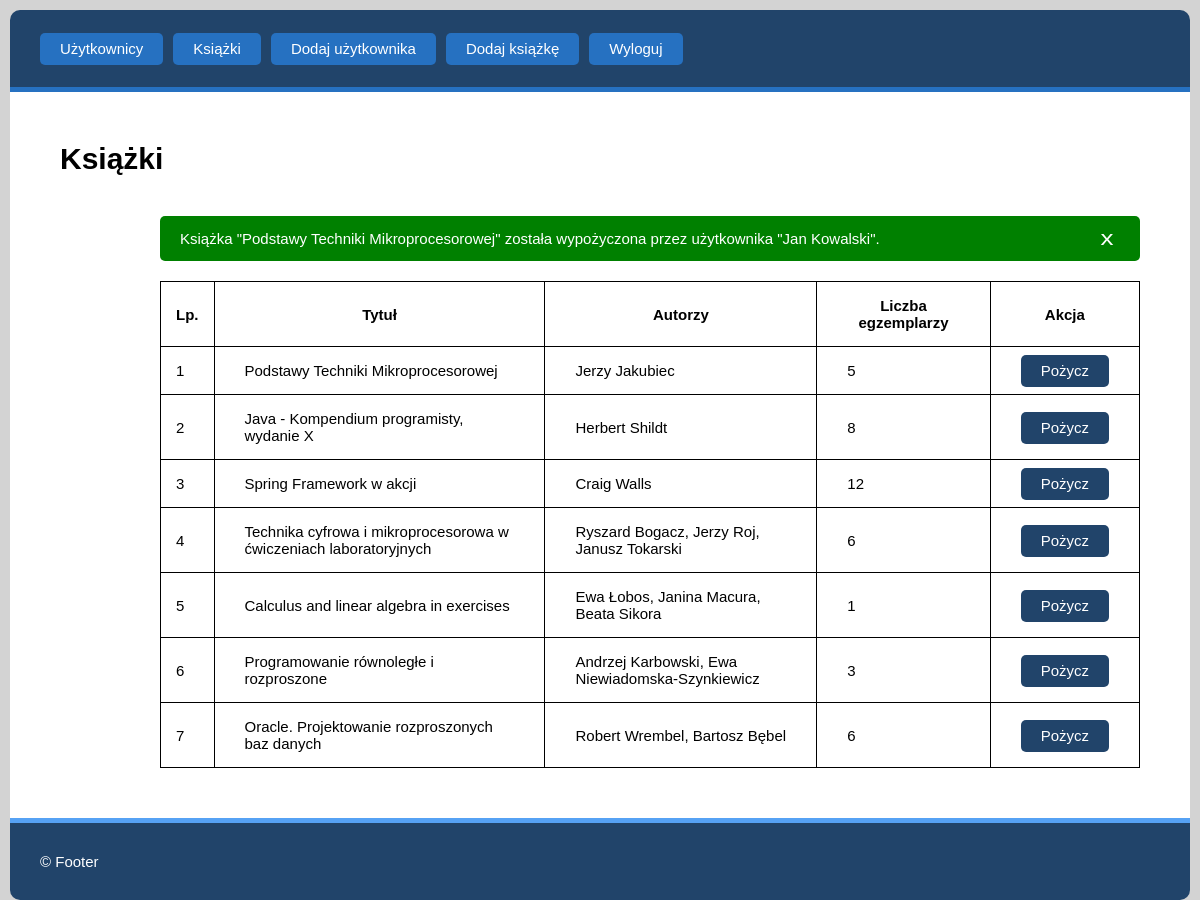
The page /index.php?action=books/rent&_bookid=1 (signed in) on the database its author committed.
### tables this page shows
CREATE TABLE `books` (
  `id` bigint(20) UNSIGNED NOT NULL,
  `title` varchar(100) NOT NULL,
  `authors` varchar(100) NOT NULL,
  `copies` int(10) UNSIGNED NOT NULL
);

### src/core/Renderer.php (called while the page is built, shortened)
<?php
class Renderer
{
    public function render($view, $data = array())
    {
        require_once Config::get('__MVC_VIEWS_DIR') . $view . '.php';
    }
}

### src/controllers/BooksController.php (called while the page is built, shortened)
<?php
class BooksController extends Controller
{
    private $_service;
    public function __construct()
    {
        $this->_service = BooksService::get_instance();
    }
    public function rent()
    {
        $this->_service->rent_refund_selected_book(
            'wypożyczenie', 'wypożyczona',
            "INSERT INTO books_users_binding (`user_id`, `book_id`) VALUES (?,?)",
            "UPDATE books SET copies = copies - 1 WHERE id = ?",
            true,
        );
        $result = $this->_pdo->get_data_from_db("SELECT * FROM books", BookModel::class);
        $this->renderer->render('show_books', array(
            'books_data' => $result,
            'banner_text' => $this->_service->get_banner_text(),
            'banner_active_class' => !empty($this->_service->get_banner_text()) ? 'app__banner--enabled' : '',
            'header_mode' => $_SESSION['logged_user']['user_role'] === Config::get('__ADMIN_ROLE') ? 'admin' : 'user',
            'banner_mode_class' => $this->_service->get_banner_error() ? 'app__banner--error' : 'app__banner--info',
        ));
    }
}

### src/core/MvcApplication.php (called while the page is built, shortened)
<?php
class MvcApplication
{
    private static $_instance;
    private $renderer_instance;
    private function __construct()
    {
        $this->renderer_instance = Renderer::get_instance();
        $this->render_mvc();
    }
    private function render_mvc()
    {
        try
        {
            $action_params = $this->parse_url();
            $this->controller_instance = new $controller_class_name;
            call_user_func([ $this->controller_instance, $action_params['method'] ]);
        }
        catch(LogicException $e)
        {
            $this->renderer_instance->render('_not-found');
            die;
        }
    }
    private function parse_url()
    {
        $action_type = Config::get('__MVC_DEF_METHOD');
        $separate_controller_and_method = explode('/', filter_var(rtrim($_GET['action']), FILTER_SANITIZE_URL));
        if (count($separate_controller_and_method) > 1)
        {
            $action_type = $separate_controller_and_method[1];
        }
        return array(
            'controller' => $this->parse_controller_name($separate_controller_and_method[0]),
            'method' =>     $action_type,
        );
    }
    private function parse_controller_name($controller_raw_name)
    {
        return ucfirst($controller_raw_name) . Config::get('__MVC_CONTROLLER_SUFFIX');
    }
    public static function run()
    {
        if (self::$_instance == null) self::$_instance = new MvcApplication();
    }
}

### index.php (called while the page is built, shortened)
<?php
require_once __DIR__ . __SEP__ . 'src' . __SEP__ . 'config.php';
MvcApplication::run();

### src/core/DbContext.php (called while the page is built, shortened)
<?php
class DbContext
{
    private $_db_handler;
    private function __construct()
    {
        try
        {
            $this->_db_handler = new PDO(Config::get('__DB_DSN'), Config::get('__DB_USERNAME'), Config::get('__DB_PASSWORD'),
            Config::get('__DB_INIT_COMMANDS'));
            $this->_db_handler->setAttribute(PDO::ATTR_ERRMODE, PDO::ERRMODE_EXCEPTION);
        }
        catch (PDOException $e)
        {
            echo 'Nie udało połączyć się z bazą danych.';
            die;
        }
    }
    public function get_data_from_db($sql_query, $model_clazz, $id = null)
    {
        $cursor = null;
        $data_array = array();
        if (isset($id))
        {
            $prep_statement = $this->_db_handler->prepare($sql_query);
            $prep_statement->execute(array('id_sant' => (int) $id));
            $cursor = $prep_statement;
        }
        else
        {
            $cursor = $this->_db_handler->query($sql_query);
        }
        while ($mapped_objects = $cursor->fetchObject($model_clazz))
        {
            array_push($data_array, $mapped_objects);
        }
        return $data_array;
    }
}

### src/core/Config.php (called while the page is built, shortened)
<?php
class Config
{
    private static $_values = array();
    public static function set($key, $value)
    {
        self::$_values[$key] = $value;
    }
    public static function get($key)
    {
        return self::$_values[$key];
    }
}

### src/models/BookModel.php (called while the page is built, shortened)
<?php
class BookModel
{
    protected $id;
    protected $title;
    protected $authors;
    protected $copies;
    public function get_id()
    {
        return $this->id;
    }
    public function get_title()
    {
        return $this->title;
    }
    public function get_authors()
    {
        return $this->authors;
    }
    public function get_copies()
    {
        return $this->copies;
    }
}

### src/views/show_books.php (the view, shortened to what this page needs)
<!DOCTYPE html>
<html lang="pl">
<head>
    <link rel="stylesheet" href="static/styles.css">
</head>
<body>
    <main class="app__content">
        <h1>Książki</h1>
        <div class="table-with-banner__container">
            <div id="banner-container" class="app__banner <?= $data['banner_active_class'] . ' ' . $data['banner_mode_class'] ?>">
                <?= $data['banner_text'] ?>
                <button id="close-banner-button" class="banner__close-button">x</button>
            </div>
            <?php if ($data['books_data']) { ?>
                <table class="app__table">
                    <tr>
                        <th class="cell--lp">Lp.</th>
                        <th>Tytuł</th>
                        <th>Autorzy</th>
                        <th>Liczba egzemplarzy</th>
                        <th>Akcja</th>
                    </tr>
                    <?php for ($i = 0; $i < count($data['books_data']); $i++) { ?>
                        <tr>
                            <td class="cell--lp"><?= $i + 1 ?></td>
                            <td><?= $data['books_data'][$i]->get_title() ?></td>
                            <td><?= $data['books_data'][$i]->get_authors() ?></td>
                            <td><?= $data['books_data'][$i]->get_copies() ?></td>
                            <td class="cell--center">
                                <?php if ($data['books_data'][$i]->get_copies() > 0) { ?>
                                    <a class="button--default button__variant--normal"
                                        href="index.php?action=books/rent&_bookid=<?= $data['books_data'][$i]->get_id() ?>">
                                        Pożycz
                                    </a>
                                <?php } ?>
                            </td>
                        </tr>
                    <?php } ?>
                </table>
            <?php } else { ?>
                <div class="app__banner app__banner--inline app__banner--warn">
                    Brak zapisanych książek w bibliotece. Kliknij <a href="index.php?action=books/add">tutaj</a> aby dodać pierwszą książkę.
                </div>
            <?php } ?>
        </div>
    </main>
</body>
</html>

### static/styles.css (style rules this page uses)
* { padding: 0; margin: 0; box-sizing: border-box; font-family: sans-serif; }
h1 { margin-bottom: 40px; }
body { height: 100vh; padding: 10px; display: flex; flex-direction: column; border-radius: 10px; width: 100%; font-size: 15px; background-color: lightgray; }
.app__header, .app__footer { display: flex; justify-content: flex-start; align-items: center; padding: 30px; width: 100%; color: white; background-color: #21446a; }
.app__header { border-bottom: 5px solid #2671c1; border-radius: 10px 10px 0 0; }
.header__list { display: flex; list-style-type: none; }
.header__list > li { margin-right: 10px; }
.header__list > li a.header__list__link { color: white; text-decoration: none; padding: 7px 20px 8px; background-color: #2671c1; border-radius: 5px; transition: .2s background-color linear; }
.app__footer { border-top: 5px solid #56a2f4; border-radius: 0 0 10px 10px; }
.app__content { padding: 50px; flex-grow: 1; background-color: white; }
.content__form__container, .form-with-banner__container, .table-with-banner__container { margin-left: 100px; max-width: 800px; }
.table-with-banner__container { max-width: 1100px; }
.app__table { border-collapse: collapse; width: 100%; }
.app__table td, .app__table th { padding: 15px 30px; border: 1px solid black; }
.app__table td.cell--lp, .app__table th.cell--lp { padding: 15px; width: 20px; }
.app__table td.cell--center { text-align: center; }
.app__banner { display: none; justify-content: space-between; align-items: center; margin-bottom: 20px; border-radius: 5px; padding: 10px 20px; color: white; }
.app__banner--info { background-color: green; }
.app__banner--enabled { display: flex; }
.banner__close-button { background-color: transparent; border: none; cursor: pointer; padding: 2px 8px 3px; line-height: 1; transform:scale(1.3,1); font-size: 20px; color: white; }
.button--default { width: fit-content; font-size: 15px; padding: 7px 20px 8px; border: none; cursor: pointer; }
.button__variant--normal, .button__variant--error { border-radius: 5px; transition: .2s all linear; background-color: #21446a; color: white; text-decoration: none; }

### rows shown on the page
books: title "Podstawy Techniki Mikroprocesorowej", authors "Jerzy Jakubiec", copies "5"
books: title "Java - Kompendium programisty, wydanie X", authors "Herbert Shildt", copies "8"
books: title "Spring Framework w akcji", authors "Craig Walls", copies "12"
books: title "Technika cyfrowa i mikroprocesorowa w ćwiczeniach laboratoryjnych", authors "Ryszard Bogacz, Jerzy Roj, Janusz Tokarski", copies "6"
books: title "Calculus and linear algebra in exercises", authors "Ewa Łobos, Janina Macura, Beata Sikora", copies "1"
books: title "Programowanie równoległe i rozproszone", authors "Andrzej Karbowski, Ewa Niewiadomska-Szynkiewicz", copies "3"
books: title "Oracle. Projektowanie rozproszonych baz danych", authors "Robert Wrembel, Bartosz Bębel", copies "6"

### other values the page prints
$data['banner_text'] "Książka \"Podstawy Techniki Mikroprocesorowej\" została wypożyczona przez użytkownika \"Jan Kowalski\"."
